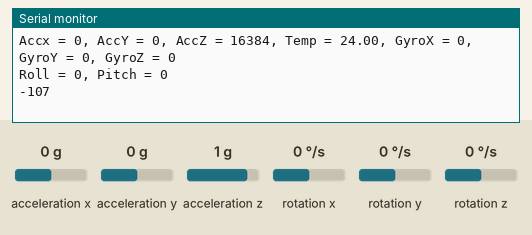
Recording of a sketch running on a simulated Arduino Uno, built with avr-gcc and run on an emulated ATmega328P. Parts: the last lines printed to the serial monitor. Wiring (inferred from the names in the program): MPU-6050 motion sensor at I2C address 0x68. Inputs (shaded band) come from the test bench; at power-on: acceleration x 0 g, acceleration y 0 g, acceleration z 1 g, rotation x 0 °/s, rotation y 0 °/s, rotation z 0 °/s.

Above: at 1.8 s.
1.9 s: acceleration x set to -1.4 g
At 3.1 s:
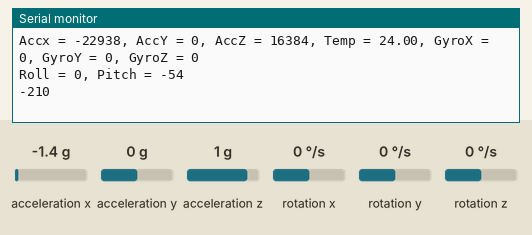
3.5 s: acceleration y set to -1.4 g
At 4.66 s:
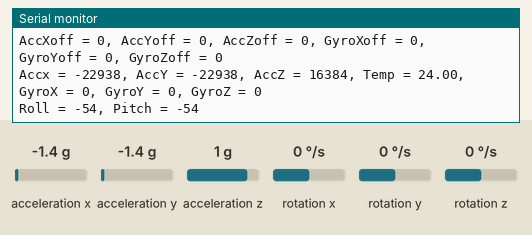
5.1 s: acceleration z set to -1.4 g
At 6.5 s:
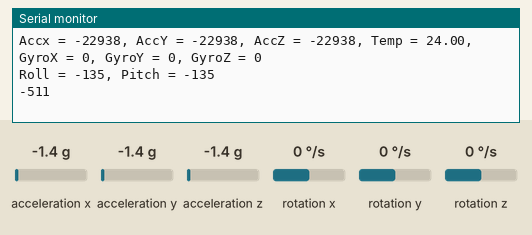
6.7 s: rotation x set to -192 °/s
At 7.8 s:
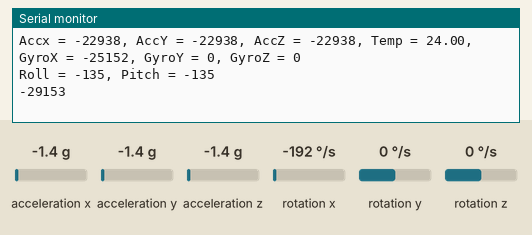
8.3 s: rotation y set to 12 °/s
At 9.28 s:
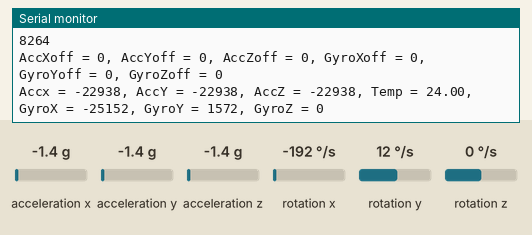
Timing chart, 0 to 11.3 s (numbered marks = the images above; inputs shaded):
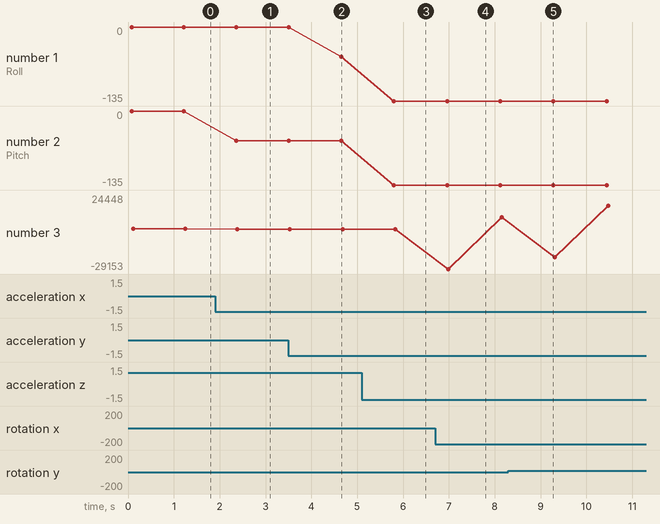

The sketch:

testIMU.ino
```cpp
#include <Wire.h>
const int MPU = 0x68; //MPU-6050 address
int16_t AccX, AccY, AccZ, Temp, GyroX, GyroY, GyroZ;     //unsigned 16 bit int
int16_t AccXoff, AccYoff, AccZoff, GyroXoff, GyroYoff, GyroZoff;
int GyroXAngle, GyroYAngle, GyroZAngle, AccXAngle, AccYAngle, AccZAngle;
int GyroXRate, GyroYRate, GyroZRate, AccXRate, AccYRate, AccZRate;
int Yaw, Pitch, Roll;
int FYaw, FPitch, FRoll;
int timer;


void setup() {
  // initialize the chip
  Serial.begin(9600);   //start serial
  Wire.begin();         //start i2c
  Wire.beginTransmission(MPU);    //start transmission with chip
  Wire.write(0x6B);  // PWR_MGMT_1 register
  Wire.write(0);      //wake up the chip
  Wire.endTransmission(true); //stop communication to chip

}

void loop() {

  Wire.beginTransmission(MPU);    //start the transmission
  Wire.write(0x3B);   //register of ACCEL_XOUT_H
  Wire.endTransmission(false); //stop talking but hold the connection with the chip
  Wire.requestFrom(MPU, 14, true);    //request next 14 registers from chip with a stop message after each
  AccX=Wire.read()<<8|Wire.read();   //starts at register 0x3B, ACCEL_XOUT_H
  AccY=Wire.read()<<8|Wire.read();    //read the registers and shift the bits 8 positions
  AccZ=Wire.read()<<8|Wire.read();
  Temp=Wire.read()<<8|Wire.read();
  GyroX=Wire.read()<<8|Wire.read();
  GyroY=Wire.read()<<8|Wire.read();
  GyroZ=Wire.read()<<8|Wire.read();   //stops at register 0x048, GYRO_ZOUT_L
  Serial.print("Accx = ");
  Serial.print(AccX);
  Serial.print(", AccY = ");
  Serial.print(AccY);
  Serial.print(", AccZ = ");
  Serial.print(AccZ);
  Serial.print(", Temp = ");
  Serial.print(Temp/340.00+36.53);
  Serial.print(", GyroX = ");
  Serial.print(GyroX);    // the divition of 131 is from the sensitivity in data sheet
  Serial.print(", GyroY = ");
  Serial.print(GyroY);
  Serial.print(", GyroZ = ");
  Serial.print(GyroZ);
  Serial.println("");
 //at this point i should have the raw values off the chip
   // default at power-up:
  //    Gyro at 250 degrees second
  //    Acceleration at 2g
  //    Clock source at internal 8MHz
  //    The device is in sleep mode.
  //
  //AX 103  AY -340 AZ 1147 GX 47 GY 39 GZ 2  offsets of my sensor


  GyroX = (GyroX - 47);  //gets the Corrected Gyro Rates
  GyroY = (GyroY - 39);
  GyroZ = (GyroZ - 2);

  Roll = atan2(AccY,AccZ) * 180/PI;   //calculate the Roll
  Serial.print("Roll = ");
  Serial.print(Roll);

  Pitch = atan2(AccX,AccZ) * 180/PI;      //calculate the Pitch
  Serial.print(", Pitch = ");
  Serial.println(Pitch);
  Serial.println("");

  GyroXRate = GyroX - 47;
  GyroXAngle += GyroXRate /131;   //gets the angle from the gyro
  FRoll = 0.98 * (FRoll + GyroXRate*(double)(millis() - timer)/1000) + 0.02 * Roll;
  timer = millis();
  Serial.println("");
  Serial.println(FRoll);

  delay(1000);
 // }


  Serial.print("AccXoff = ");   //used to get the average
  Serial.print(AccXoff/20);
  Serial.print(", AccYoff = ");
  Serial.print(AccYoff/20);
  Serial.print(", AccZoff = ");
  Serial.print(AccZoff/20);
  Serial.print(", GyroXoff = ");
  Serial.print(GyroXoff/20);
  Serial.print(", GyroYoff = ");
  Serial.print(GyroYoff/20);
  Serial.print(", GyroZoff = ");
  Serial.println(GyroZoff/20);
  Serial.println("");

}
```

Measured:
- after the input at 1.9 s, the serial monitor: prints a new line after 0.37 s (image 1)
- after the input at 3.5 s, the serial monitor: prints a new line after 1.1 s (image 2)
- after the input at 5.1 s, the serial monitor: prints a new line after 0.61 s (image 3)
- after the input at 6.7 s, the serial monitor: prints a new line after 0.16 s (image 4)
- after the input at 8.3 s, the serial monitor: prints a new line after 0.88 s (image 5)
- plotted number 1: -54 → -135 after the input at 5.1 s
- plotted number 2: 0 → -54 after the input at 1.9 s, -54 → -135 after the input at 5.1 s
- plotted number 3: -107 → -210 after the input at 1.9 s, -210 → -411 after the input at 3.5 s, -411 → -511 after the input at 5.1 s, -511 → 8264 after the input at 6.7 s, 8264 → 24448 after the input at 8.3 s
